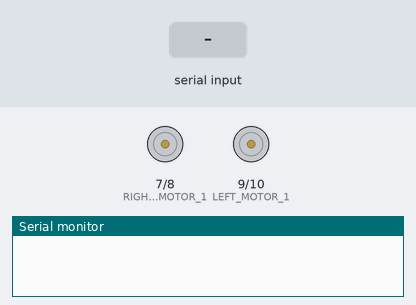
The sketch below on a simulated Arduino Uno, built with avr-gcc and run on an emulated ATmega328P. Parts: motor-driver pin pairs drawn as motors (green arrow = first pin HIGH = forward, orange = second pin HIGH = backward, longer = more drive), the last lines printed to the serial monitor. The test bench sets the inputs (shaded band).

Above: at 1.2 s.
1.3 s: "w" received over Serial
At 2.1 s:
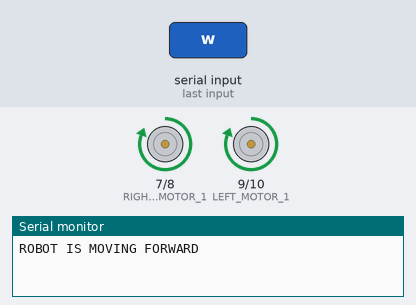
2.8 s: "s" received over the second serial link
At 3.3 s:
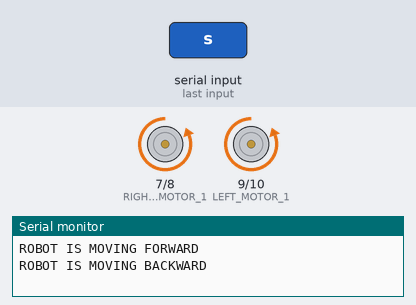
4.3 s: "d" received over Serial
At 5.5 s:
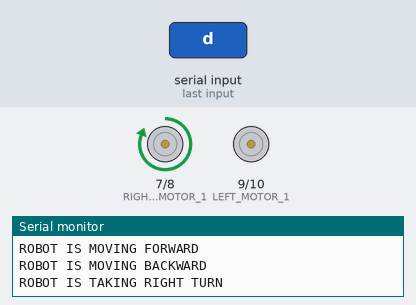
5.8 s: "a" received over the second serial link
At 6.8 s:
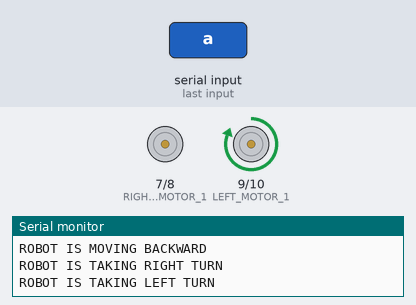
7.3 s: "w" received over the second serial link
At 7.9 s:
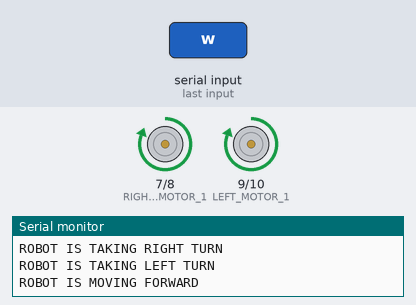
8.8 s: "d" received over the second serial link
At 9.1 s:
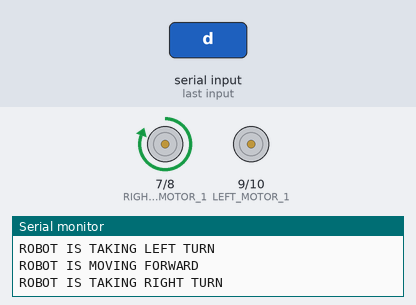
Timing chart, 0 to 11.3 s (numbered marks = the images above; inputs shaded):
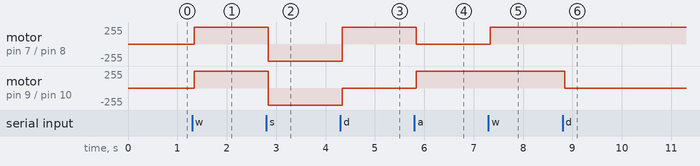

Measured:
- after the input at 1.3 s, motor on pin 7 (RIGHT_MOTOR_1) / pin 8 (RIGHT_MOTOR_2), motor on pin 9 (LEFT_MOTOR_1) / pin 10 (LEFT_MOTOR_2): stopped → forward 255/255 at once
- after the input at 2.8 s, motor on pin 7 (RIGHT_MOTOR_1) / pin 8 (RIGHT_MOTOR_2), motor on pin 9 (LEFT_MOTOR_1) / pin 10 (LEFT_MOTOR_2): forward 255/255 → backward 255/255 at once
- after the input at 4.3 s, motor on pin 7 (RIGHT_MOTOR_1) / pin 8 (RIGHT_MOTOR_2): backward 255/255 → forward 255/255 at once; motor on pin 9 (LEFT_MOTOR_1) / pin 10 (LEFT_MOTOR_2): backward 255/255 → stopped at once
- after the input at 5.8 s, motor on pin 7 (RIGHT_MOTOR_1) / pin 8 (RIGHT_MOTOR_2): forward 255/255 → stopped at once; motor on pin 9 (LEFT_MOTOR_1) / pin 10 (LEFT_MOTOR_2): stopped → forward 255/255 at once
- after the input at 7.3 s, motor on pin 7 (RIGHT_MOTOR_1) / pin 8 (RIGHT_MOTOR_2): stopped → forward 255/255 at once
- after the input at 8.8 s, motor on pin 9 (LEFT_MOTOR_1) / pin 10 (LEFT_MOTOR_2): forward 255/255 → stopped at once

The sketch:

Teleoperated_Robot.ino
```cpp
#include <SoftwareSerial.h>
SoftwareSerial BT(5, 6); //TX, RX respetively

void setup() {
Serial.begin(9600);
BT.begin(9600);

pinMode(7,OUTPUT);    // RIGHT MOTOR 1
pinMode(8,OUTPUT);    // RIGHT MOTOR 2
pinMode(9,OUTPUT);    // LEFT MOTOR 1
pinMode(10,OUTPUT);    // LEFT MOTOR 2
}

void loop() {
while (BT.available()){                       //Check if there is an available byte to read
delay(10);                                    //Delay added to make communication stable
char b = BT.read();                           //Define BT read character

if(b=='w'){
  Serial.println("ROBOT IS MOVING FORWARD");                // FORWARD
  BT.println("ROBOT IS MOVING FORWARD");
  digitalWrite(7,HIGH);
  digitalWrite(8,LOW);
  digitalWrite(9,HIGH);
  digitalWrite(10,LOW);

}

if(b=='s'){
  Serial.println("ROBOT IS MOVING BACKWARD");                // BACKWARD
  BT.println("ROBOT IS MOVING BACKWARD");
  digitalWrite(7,LOW);
  digitalWrite(8,HIGH);
  digitalWrite(9,LOW);
  digitalWrite(10,HIGH);
}

if(b=='d'){
  Serial.println("ROBOT IS TAKING RIGHT TURN");               // RIGHT
  BT.println("ROBOT IS TAKING RIGHT TURN");
  digitalWrite (7,HIGH);
  digitalWrite (8,LOW);
  digitalWrite (9,LOW);
  digitalWrite (10,LOW);
}

if(b=='a'){
  Serial.println("ROBOT IS TAKING LEFT TURN");                // LEFT
  BT.println("ROBOT IS TAKING LEFT TURN");
  digitalWrite (7,LOW);
  digitalWrite (8,LOW);
  digitalWrite (9,HIGH);
  digitalWrite (10,LOW);
}

if(b=='x'){
  Serial.println("ROBOT HAS STOPPED");                        // STOP
  BT.println("ROBOT HAS STOPPED");
  digitalWrite (7,LOW);
  digitalWrite (8,LOW);
  digitalWrite (9,LOW);
  digitalWrite (10,LOW);
}
b="";                                                         //Reset the variable
}


while (Serial.available()){                   //Check if there is an available byte to read
delay(10);                                    //Delay added to make communication stable
char s = Serial.read();                       //Define BT read character

if(s=='w'){
  Serial.println("ROBOT IS MOVING FORWARD");                // FORWARD
  BT.println("ROBOT IS MOVING FORWARD");
  digitalWrite(7,HIGH);
  digitalWrite(8,LOW);
  digitalWrite(9,HIGH);
  digitalWrite(10,LOW);

}

if(s=='s'){
  Serial.println("ROBOT IS MOVING BACKWARD");                // BACKWARD
  BT.println("ROBOT IS MOVING BACKWARD");
  digitalWrite(7,LOW);
  digitalWrite(8,HIGH);
  digitalWrite(9,LOW);
  digitalWrite(10,HIGH);
}

if(s=='d'){
  Serial.println("ROBOT IS TAKING RIGHT TURN");               // RIGHT
  BT.println("ROBOT IS TAKING RIGHT TURN");
  digitalWrite (7,HIGH);
  digitalWrite (8,LOW);
  digitalWrite (9,LOW);
  digitalWrite (10,LOW);
}

if(s=='a'){
  Serial.println("ROBOT IS TAKING LEFT TURN");                // LEFT
  BT.println("ROBOT IS TAKING LEFT TURN");
  digitalWrite (7,LOW);
  digitalWrite (8,LOW);
  digitalWrite (9,HIGH);
  digitalWrite (10,LOW);
}

if(s=='x'){
  Serial.println("ROBOT HAS STOPPED");                        // STOP
  BT.println("ROBOT HAS STOPPED");
  digitalWrite (7,LOW);
  digitalWrite (8,LOW);
  digitalWrite (9,LOW);
  digitalWrite (10,LOW);
}
s="";                                                         //Reset the variable
}
}
```
